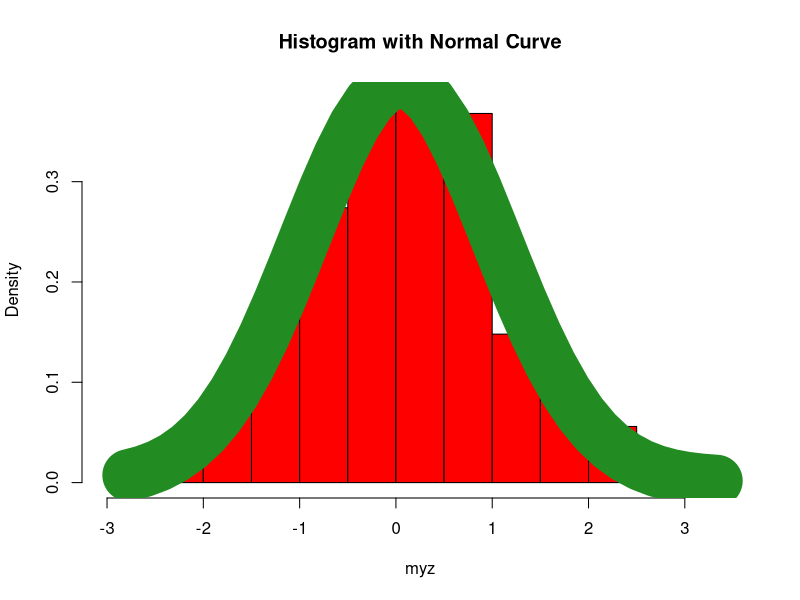
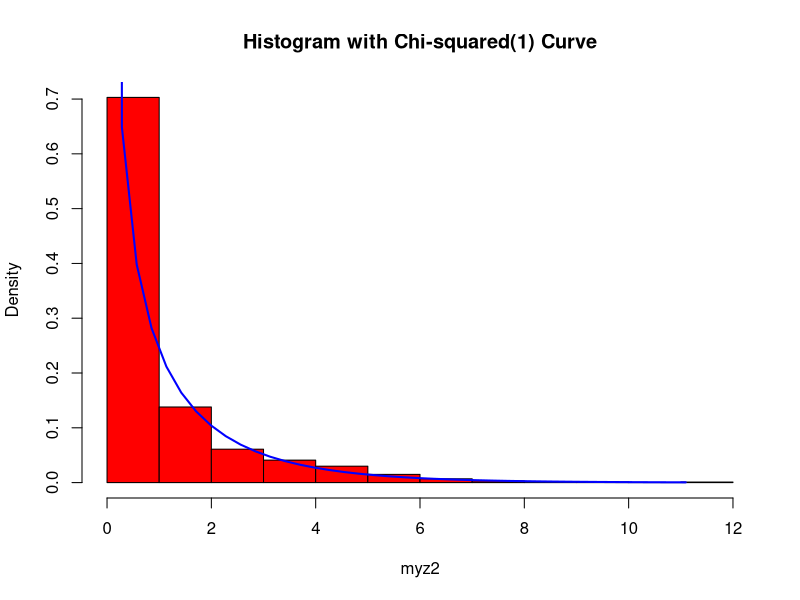
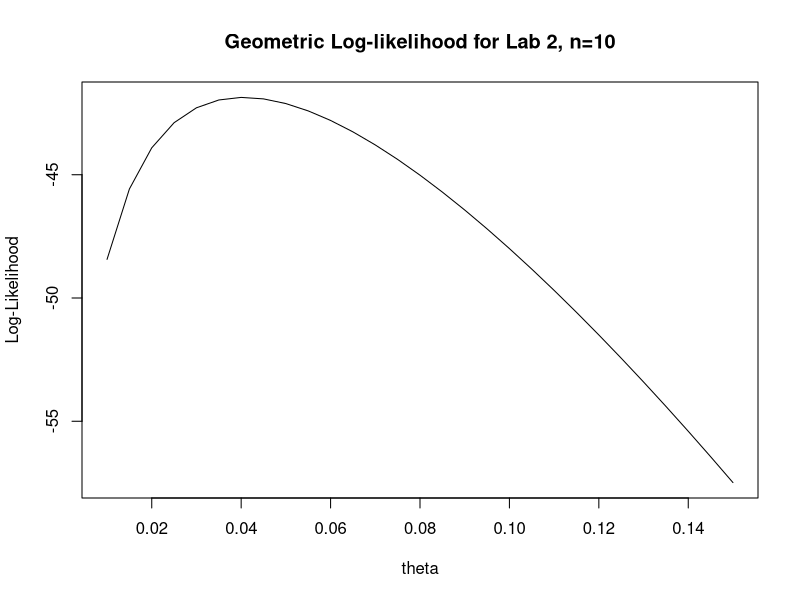
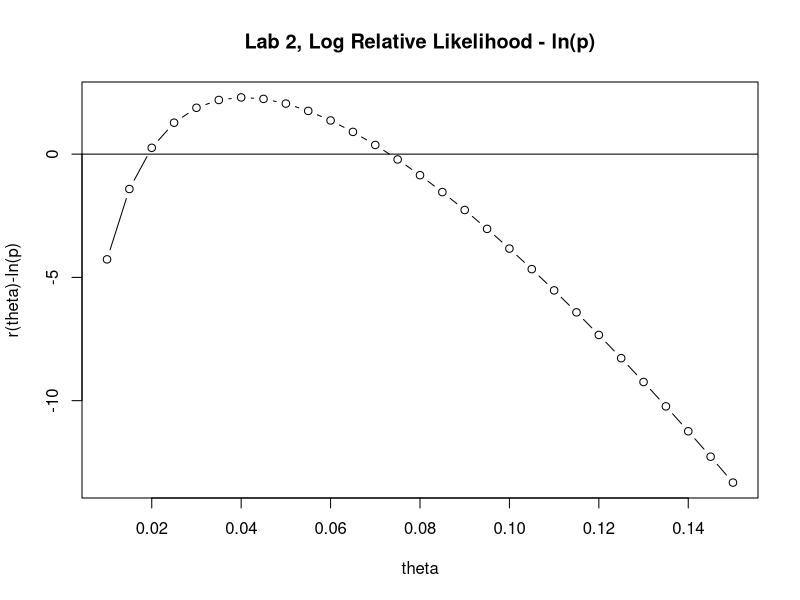

The R source for these figures, in order:
## ---- chunk 1
# First generate 1000 random observations from N(0,1)
set.seed(12345)
myz <- rnorm(1000)

# Plot a scaled histogram and overlay normal pdf
h <- hist(myz, breaks=10, col="red", 
  	main="Histogram with Normal Curve", prob=TRUE) 
xfit<-seq(min(myz), max(myz), length=40) #sequence of length 40
yfit<-dnorm(xfit, mean=mean(myz), sd=sd(myz)) #normal density
lines(xfit, yfit, col="forestgreen", lwd=50) #overlay fitted normal density

# as a little exercise, change the color in line 39 above to "forestgreen" and
# the linewidth to 50. Congratulations, you have just made your 
# first piece of Data Art!! A very hungry caterpillar :^)

# Square these observations, plot a histogram and overlay the chi-square(1) pdf
myz2 <- myz^2
h <- hist(myz2, breaks=10, col="red", 
  	main="Histogram with Chi-squared(1) Curve", prob=TRUE) 
xfit <- seq(min(myz2), max(myz2), length=40) 
yfit <- dchisq(xfit, 1)    #chi-squared(1) density
lines(xfit, yfit, col="blue", lwd=2) #overlay Chi-squared(1) curve


## ---- chunk 2
set.seed(54321)
n <- 10
geo.dat <- rgeom(n, prob=.07)   # this generates n geometric observations

geo.mle <- 1/(1+mean(geo.dat)) #We derived this MLE during the basketball tryouts example
geo.mle
## ---- chunk 3
# Write a function to compute geometric log-likelihood with arguments
#  theta = scalar or vector of geometric probabilities
#  x = vector of observations

ell <-  function(theta, x){
  loglike <- 0
  for (i in 1:length(x)){
    loglike <- loglike + dgeom(x[i], prob=theta, log=TRUE)  
      #computes the sum of the log of geometric probabilities over each of the observations
  } 
  return(loglike)
}

theta <- seq(0.01, 0.15, by=.005)  #a vector sequence of theta values
gloglike <- ell(theta, geo.dat)    #compute the log-likelihood for each value in theta, given data geo.dat
head(cbind(theta, gloglike))    #head prints the top values
plot(gloglike ~ theta, ylab='Log-Likelihood', xlab='theta', type='l') #plot(y ~ x) version
title(paste('Geometric Log-likelihood for Lab 2, n=', n, sep=''))
## ---- chunk 4
#?optimize   #see the arguments and outputs for optimize; see optional arguments ...
# we pass a function to optimize, starting interval, and any other arguments required by ell

thetahat <- optimize(ell, c(.02, .10), maximum=TRUE, x=geo.dat)
thetahat   #how does the maximum compare with 1/(1+mean(geo.dat)) computed above?
thetahat$maximum  #extract the maximum
thetahat$objective  #extract value of function ell at maximum
## ---- chunk 5
# Function to compute the log relative likelihood, r(theta)
#  theta = scalar or vector of Binomial probabilities
#  thetahat = the MLE of theta
#  x = vector of observations

logR <- function(theta, thetahat, x){
  ell(theta, x) - ell(thetahat, x)
}

logR(theta, thetahat$maximum, geo.dat)

# Function to compute the log relative likelihood - ln(p) for 
#      100p% Likelihood interval computations
#  theta = scalar or vector of Binomial probabilities
#  thetahat = the MLE of theta
#  x = vector of observations
logR.m.lnp <- function(theta, thetahat, x, p) {logR(theta, thetahat, x) - log(p)}

p <- .1  #10% likelihood interval
plot(logR.m.lnp(theta, thetahat$maximum, geo.dat, p) ~ theta, ylab='r(theta)-ln(p)',
     xlab='theta', type='b')
abline(h=0)  #add horizontal line at zero
title('Lab 2, Log Relative Likelihood - ln(p)')
## ---- chunk 6
#?uniroot  #see the arguments for uniroot
# use the graph to obtain starting interval for root finding search

#Likelihood intervals, supply the function, starting interval and arguments 
lower <- uniroot(logR.m.lnp, c(.01, .04), thetahat$maximum, geo.dat, p)
lower

upper <- uniroot(logR.m.lnp, c(.06, .10), thetahat$maximum, geo.dat, p)
upper

